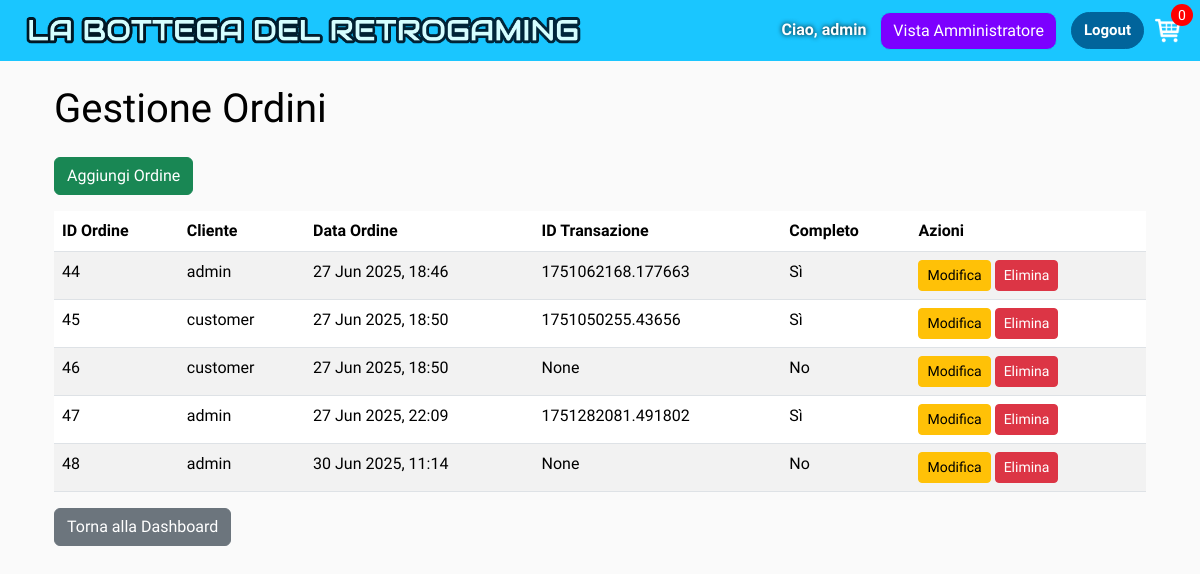
Before: /manager/orders/ (signed in) with the older database file.
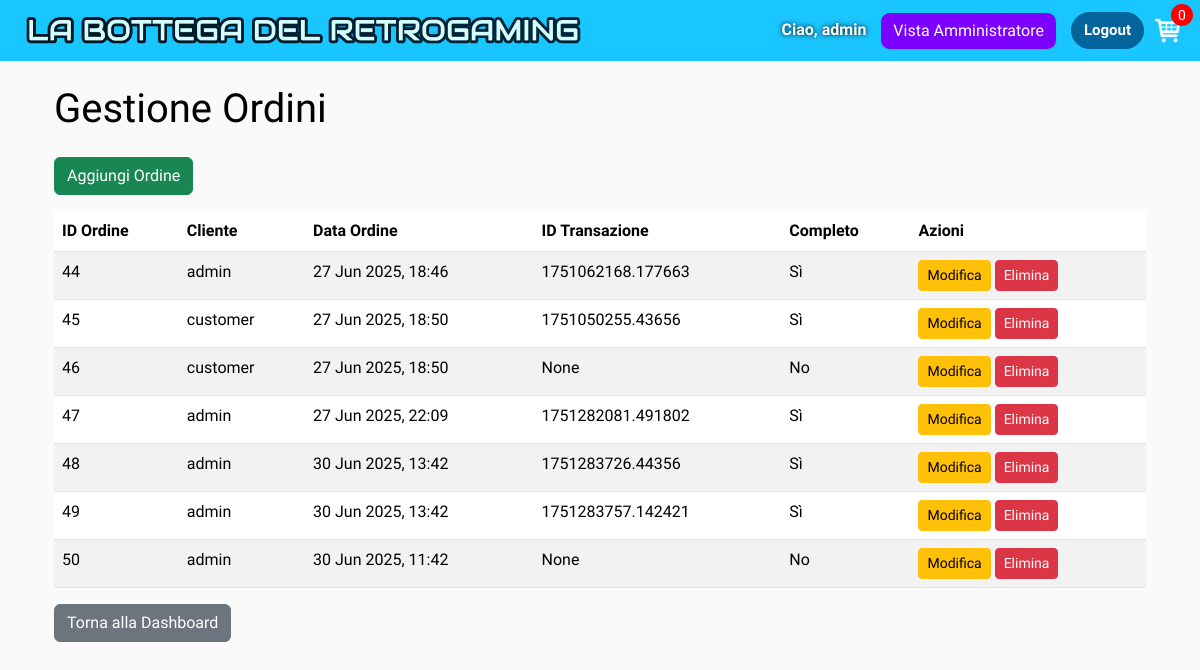
After: the same page with the newer database file.
### bottega_retrogaming/models.py (models this page shows, shortened)
class Order(models.Model):
    customer = models.ForeignKey(settings.AUTH_USER_MODEL, on_delete=models.SET_NULL, blank=True, null=True)
    date_ordered = models.DateTimeField(auto_now_add=True)
    complete = models.BooleanField(default=False)
    transaction_id = models.CharField(max_length=100, null=True)
    @property
    def get_cart_items(self):
        orderitems = self.orderitem_set.all()
        total = sum(item.quantity for item in orderitems)
        return total

### user_management/models.py (models this page shows, shortened)
class CustomUser(AbstractUser):
    ADMIN = 'ADMIN'
    CUSTOMER = 'CUSTOMER'
    USER_TYPE_CHOICES = (
        (ADMIN, 'Admin'),
        (CUSTOMER, 'Customer'),
    )
    user_type = models.CharField(
        max_length=10,
        choices=USER_TYPE_CHOICES,
        default=CUSTOMER
    )
    name = models.CharField("Nome visualizzato", max_length=200, blank=True, null=True)
    email = models.CharField(max_length=254, blank=True, verbose_name='email address')
    def __str__(self):
        if self.name:
            return self.name
        return self.username

### manager_view/views.py (the view)
# urls.py: path('orders/', views.OrderListView.as_view(), name='order_list'),
class OrderListView(AdminRequiredMixin, ListView):
    model = Order
    template_name = 'manager_view/order_list.html'
    context_object_name = 'orders'

### bottega_retrogaming/utils.py (called while the page is built)
def cartData(request):
    if request.user.is_authenticated:
        customer = request.user
        try:
            order = Order.objects.get(customer=customer, complete=False)
        except Order.DoesNotExist:
            order, created = Order.objects.get_or_create(customer=customer, complete=False)
        items = order.orderitem_set.all()
        cartItems = order.get_cart_items
    else:
        cookieData = cookieCart(request)
        cartItems = cookieData['cartItems']
        order = cookieData['order']
        items = cookieData['items']
    return {'cartItems': cartItems, 'order': order, 'items': items}

### manager_view/views.py (called while the page is built)
    def test_func(self):
        return self.request.user.is_authenticated and self.request.user.user_type == 'ADMIN'

    def get_context_data(self, **kwargs):
        context = super().get_context_data(**kwargs)
        data = cartData(self.request)
        context['cartItems'] = data.get('cartItems', 0)
        return context

### manager_view/templates/manager_view/order_list.html
{% extends 'bottega_retrogaming/main.html' %}
{% block content %}
<div class="container large-bottom-margin mt-4">
    <h1 id="or-title" class="mb-4">Gestione Ordini</h1>
    <a href="{% url 'manager_view:order_add' %}" class="btn btn-success mb-3">Aggiungi Ordine</a>
    <table class="table table-striped">
        <thead>
            <tr>
                <th>ID Ordine</th>
                <th>Cliente</th>
                <th>Data Ordine</th>
                <th>ID Transazione</th>
                <th>Completo</th>
                <th>Azioni</th>
            </tr>
        </thead>
        <tbody>
            {% for order in orders %}
            <tr>
                <td>{{ order.id }}</td>
                <td>{{ order.customer.username|default:"N/A" }}</td>
                <td>{{ order.date_ordered|date:"d M Y, H:i" }}</td>
                <td>{{ order.transaction_id }}</td>
                <td>{{ order.complete|yesno:"Sì,No" }}</td>
                <td>
                    <a href="{% url 'manager_view:order_edit' order.pk %}" class="btn btn-warning btn-sm">Modifica</a>
                    <a href="{% url 'manager_view:order_delete' order.pk %}" class="btn btn-danger btn-sm">Elimina</a>
                </td>
            </tr>
            {% empty %}
            <tr>
                <td colspan="6">Nessun ordine trovato.</td>
            </tr>
            {% endfor %}
        </tbody>
    </table>
    <a href="{% url 'manager_view:admin_dashboard' %}" class="btn btn-secondary">Torna alla Dashboard</a>
</div>
{% endblock content %}

Changed rows visible on the page:
changed Order id 48: date_ordered "30 Jun 2025, 11:14" → "30 Jun 2025, 13:42"; transaction_id "None" → "1751283726.44356"; complete "No" → "Sì"
added Order: id "49", customer.username "admin", date_ordered "30 Jun 2025, 13:42", transaction_id "1751283757.142421", complete "Sì"
added Order: id "50", customer.username "admin", date_ordered "30 Jun 2025, 11:42", transaction_id "None", complete "No"
